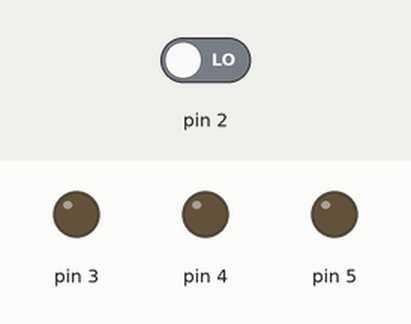
This sketch was run on a simulated Arduino Uno, built with avr-gcc and run on an emulated ATmega328P. Parts: output pins drawn as LEDs (lit = HIGH). The test bench sets the inputs (shaded band); at power-on: pin 2 LOW.

Above: at 1.2 s.
1.3 s: pin 2 driven HIGH
At 2.0 s:
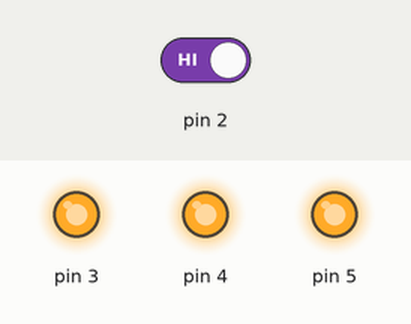
2.8 s: pin 2 driven LOW
At 3.2 s:
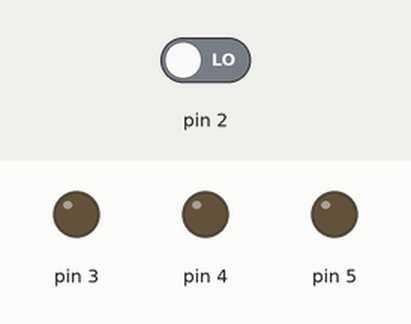
Timing chart, 0 to 5.8 s (numbered marks = the images above; inputs shaded):
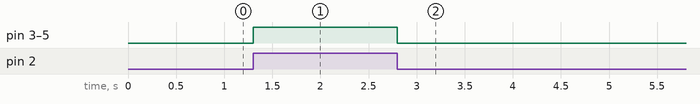

The sketch:

SmartHome.ino
```cpp
void setup() {
  pinMode(2, INPUT);
  pinMode(3, OUTPUT);
  pinMode(4, OUTPUT);
  pinMode(5, OUTPUT);
}

void loop() {
  int PirVal = digitalRead(2);

  if(PirVal == 1){
    digitalWrite(3,HIGH);
    digitalWrite(4,HIGH);
    digitalWrite(5,HIGH);
  }

  else{
    digitalWrite(3,LOW);
    digitalWrite(4,LOW);
    digitalWrite(5,LOW);
  }
}


/* int pirPin = 2;
int pirVal;
int ledPin = 3;
int relayPin1 = 4;
int relayPin2 = 5;
int relayPin3 = 6;

void setup()
{
  Serial.begin(9600);
  pinMode(pirPin, INPUT);
  pinMode(ledPin, OUTPUT);
  pinMode(relayPin1, OUTPUT);
  pinMode(relayPin2, OUTPUT);
  pinMode(relayPin3, OUTPUT);
}

void loop()
{
  pirVal = digitalRead(pirPin);
  Serial.print("The Pir value is: ");
  Serial.println(pirVal);
  delay(100);

  if(pirVal == 1)
  {
    digitalWrite(ledPin, HIGH);
    digitalWrite(relayPin1, HIGH);
    digitalWrite(relayPin2, HIGH);
    digitalWrite(relayPin3, HIGH);
  }
  else
  {
  if(pirVal == 0)
  {
    digitalWrite(ledPin, LOW);
    digitalWrite(relayPin1, LOW);
    digitalWrite(relayPin2, LOW);
    digitalWrite(relayPin3, LOW);
  }
  }
} */
```

Measured:
- after the input at 1.3 s, pin 3–5: LOW → HIGH at once
- after the input at 2.8 s, pin 3–5: HIGH → LOW at once
